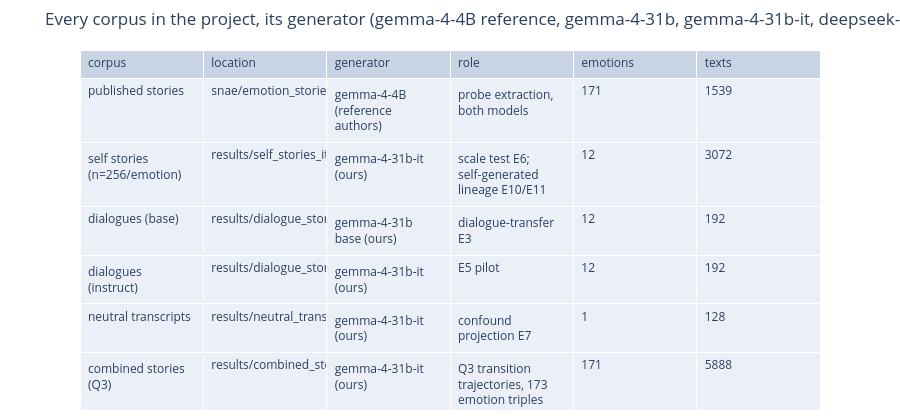

The code cell stored with this chart in its notebook:
### Markdown cell above
## 1. Corpus catalog

### Code cell
# this cell tabulates every corpus: size, generator, role (all counts computed from the files)
import json
from pathlib import Path

import plotly.graph_objects as go

from emotion_vectors.artifacts import ROUTES, fetch  # local results/ first, HF otherwise
from emotion_vectors.corpus import load_emotions_data

ROOT = Path("..")


def corpus_stats(path):
    """(n emotion groups, n texts) for a grouped jsonl whose stories are plain strings."""
    rows = [json.loads(line) for line in open(path)]
    return len(rows), sum(len(row["stories"]) for row in rows)


# the published reference corpus lives on HF, not under results/: count it from the dataset rows
published = load_emotions_data("snae/emotion_stories_gemma_4_4B", "train")
published_stats = (len(published), sum(len(stories) for stories in published.values()))

# the Q3 combined-stories corpus groups by emotion TRIPLE (each story is a dict with a
# "text" field), so it gets its own counter: (n distinct emotions, n story texts)
combined_rows = [json.loads(line) for line in open(fetch("combined_stories/stories_grouped.jsonl"))]
combined_stats = (
    len({emotion for row in combined_rows for emotion in row["emotions"]}),
    sum(len(row["stories"]) for row in combined_rows),
)

CATALOG = [
    (
        "published stories",
        "snae/emotion_stories_gemma_4_4B",
        "gemma-4-4B (reference authors)",
        "probe extraction, both models",
        *published_stats,
    ),
    (
        "self stories (n=256/emotion)",
        "results/self_stories_it/dialogues_grouped.jsonl",
        "gemma-4-31b-it (ours)",
        "scale test E6; self-generated lineage E10/E11",
        *corpus_stats(fetch("self_stories_it/dialogues_grouped.jsonl")),
    ),
    (
        "dialogues (base)",
        "results/dialogue_stories/dialogues_grouped.jsonl",
        "gemma-4-31b base (ours)",
        "dialogue-transfer E3",
        *corpus_stats(fetch("dialogue_stories/dialogues_grouped.jsonl")),
    ),
    (
        "dialogues (instruct)",
        "results/dialogue_stories_it/dialogues_grouped.jsonl",
        "gemma-4-31b-it (ours)",
        "E5 pilot",
        *corpus_stats(fetch("dialogue_stories_it/dialogues_grouped.jsonl")),
    ),
    (
        "neutral transcripts",
        "results/neutral_transcripts_it/dialogues_grouped.jsonl",
        "gemma-4-31b-it (ours)",
        "confound projection E7",
        *corpus_stats(fetch("neutral_transcripts_it/dialogues_grouped.jsonl")),
    ),
    (
        "combined stories (Q3)",
        "results/combined_stories/stories_grouped.jsonl",
        "gemma-4-31b-it (ours)",
        "Q3 transition trajectories, 173 emotion triples",
        *combined_stats,
    ),
    (
        "DeepSeek, fixed prompt",
        "results/openrouter_stories/stories_grouped.jsonl",
        "deepseek-v4-pro (ours)",
        "external-generator lineage E11",
        *corpus_stats(fetch("openrouter_stories/stories_grouped.jsonl")),
    ),
]
try:
    diverse_path = fetch("openrouter_stories_diverse/stories_grouped.jsonl")
    CATALOG.append(
        (
            "DeepSeek, diverse prompts",
            "results/openrouter_stories_diverse/stories_grouped.jsonl",
            "deepseek-v4-pro (ours)",
            "diverse-prompt scale arm E12",
            *corpus_stats(diverse_path),
        )
    )
except Exception as err:  # corpus only on HF and not fetchable here: say where it lives
    diverse_path = None
    print(
        f"diverse DeepSeek corpus not fetchable here ({type(err).__name__}); "
        f"it lives on HF at {ROUTES['openrouter_stories_diverse']}"
    )
fig = go.Figure(
    go.Table(
        header=dict(
            values=["corpus", "location", "generator", "role", "emotions", "texts"], align="left"
        ),
        cells=dict(values=list(zip(*CATALOG)), align="left", height=26),
    )
)
fig.update_layout(
    title="Every corpus in the project, its generator (gemma-4-4B reference, gemma-4-31b, gemma-4-31b-it, deepseek-v4-pro), and its role",
    height=420,
    margin=dict(t=50, b=10),
)
fig.show()

### Figure 1 — Plotly figure (JSON) as saved in the notebook; plotly's stock layout.template omitted (floating-point values rounded to 4 significant figures)
{"data": [{"cells": {"align": "left", "height": 26, "values": [["published stories", "self stories (n=256/emotion)", "dialogues (base)", "dialogues (instruct)", "neutral transcripts", "combined stories (Q3)", "DeepSeek, fixed prompt", "DeepSeek, diverse prompts"], ["snae/emotion_stories_gemma_4_4B", "results/self_stories_it/dialogues_grouped.jsonl", "results/dialogue_stories/dialogues_grouped.jsonl", "results/dialogue_stories_it/dialogues_grouped.jsonl", "results/neutral_transcripts_it/dialogues_grouped.jsonl", "results/combined_stories/stories_grouped.jsonl", "results/openrouter_stories/stories_grouped.jsonl", "results/openrouter_stories_diverse/stories_grouped.jsonl"], ["gemma-4-4B (reference authors)", "gemma-4-31b-it (ours)", "gemma-4-31b base (ours)", "gemma-4-31b-it (ours)", "gemma-4-31b-it (ours)", "gemma-4-31b-it (ours)", "deepseek-v4-pro (ours)", "deepseek-v4-pro (ours)"], ["probe extraction, both models", "scale test E6; self-generated lineage E10/E11", "dialogue-transfer E3", "E5 pilot", "confound projection E7", "Q3 transition trajectories, 173 emotion triples", "external-generator lineage E11", "diverse-prompt scale arm E12"], [171, 12, 12, 12, 1, 171, 12, 12], [1539, 3072, 192, 192, 128, 5888, 3070, 12262]]}, "header": {"align": "left", "values": ["corpus", "location", "generator", "role", "emotions", "texts"]}, "type": "table"}], "layout": {"height": 420, "margin": {"b": 10, "t": 50}, "title": {"text": "Every corpus in the project, its generator (gemma-4-4B reference, gemma-4-31b, gemma-4-31b-it, deepseek-v4-pro), and its role"}}}
